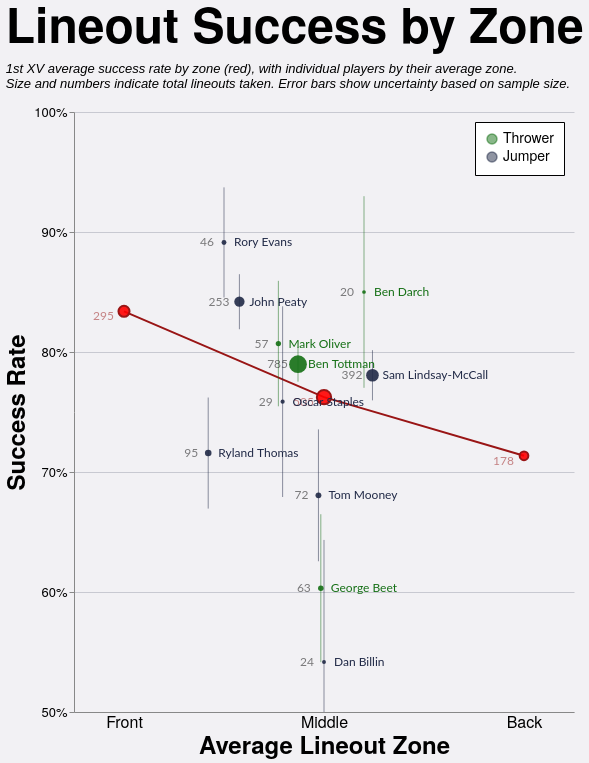

Write the Vega-Lite specification saved for this chart.
### Vega-Lite specification from a JSON file in a GitHub repository (floating-point values rounded to 4 significant figures)
{"config": {"axis": {"labelFont": "PT Sans Narrow, Helvetica Neue, Helvetica, Arial, sans-serif", "titleFont": "PT Sans Narrow, Helvetica Neue, Helvetica, Arial, sans-serif", "labelFontSize": 13, "titleFontSize": 24, "gridColor": "#202947", "gridOpacity": 0.2, "zindex": 1}, "text": {"font": "Lato, sans-serif"}, "bar": {"cornerRadiusEnd": 5}, "header": {"labelFont": "PT Sans Narrow, Helvetica Neue, Helvetica, Arial, sans-serif", "titleFont": "PT Sans Narrow, Helvetica Neue, Helvetica, Arial, sans-serif", "labelFontSize": 24, "titleFontSize": 28, "labelFontWeight": "bold", "orient": "left"}, "legend": {"labelFont": "PT Sans Narrow, Helvetica Neue, Helvetica, Arial, sans-serif", "titleFont": "PT Sans Narrow, Helvetica Neue, Helvetica, Arial, sans-serif", "labelFontSize": 14, "titleFontSize": 16, "titlePadding": 5, "fillColor": "white", "strokeColor": "black", "padding": 10, "titleFontWeight": "lighter", "titleFontStyle": "italic", "titleColor": "gray", "offset": 10}, "title": {"font": "PT Sans Narrow, Helvetica Neue, Helvetica, Arial, sans-serif", "fontSize": 48, "fontWeight": "bold", "anchor": "start", "align": "center", "titlePadding": 20, "subtitlePadding": 10, "subtitleFontSize": 13, "subtitleColor": "", "subtitleFontStyle": "italic", "offset": 15, "color": "black"}, "axisX": {"labelAngle": 0}, "facet": {"title": null, "header": null, "align": {"row": "each", "column": "each"}}, "resolve": {"scale": {"y": "independent", "facet": "independent"}}, "background": "#f2f1f4", "scale": {"offsetBandPaddingOuter": 0.2, "offsetBandPaddingInner": 0.1}, "view": {"stroke": null, "background": "transparent"}}, "layer": [{"mark": {"type": "line", "color": "#991515"}, "encoding": {"x": {"axis": {"grid": false, "labelExpr": "datum.value == 1 ? 'Front' : datum.value == 2 ? 'Middle' : 'Back'", "labelFontSize": 16, "tickCount": 3, "ticks": false, "values": [1, 2, 3]}, "field": "zone", "scale": {"domain": [0.75, 3.25], "nice": false}, "title": "Average Lineout Zone", "type": "quantitative"}, "y": {"axis": {"format": "%", "tickCount": 5}, "field": "pct_won", "scale": {"domain": [0.5, 1.0]}, "title": "Success Rate", "type": "quantitative"}}}, {"mark": {"type": "point", "color": "#991515", "fill": "red", "fillOpacity": 0.9}, "encoding": {"size": {"field": "total", "legend": null, "scale": {"domain": [10, 1000], "range": [10, 400]}, "type": "quantitative"}, "x": {"axis": {"grid": false, "labelExpr": "datum.value == 1 ? 'Front' : datum.value == 2 ? 'Middle' : 'Back'", "labelFontSize": 16, "tickCount": 3, "ticks": false, "values": [1, 2, 3]}, "field": "zone", "scale": {"domain": [0.75, 3.25], "nice": false}, "title": "Average Lineout Zone", "type": "quantitative"}, "y": {"axis": {"format": "%", "tickCount": 5}, "field": "pct_won", "scale": {"domain": [0.5, 1.0]}, "title": "Success Rate", "type": "quantitative"}}}, {"mark": {"type": "text", "align": "right", "color": "#991515", "dx": -10, "dy": 5, "opacity": 0.5}, "encoding": {"size": {"value": 12}, "text": {"field": "total", "type": "quantitative"}, "x": {"axis": {"grid": false, "labelExpr": "datum.value == 1 ? 'Front' : datum.value == 2 ? 'Middle' : 'Back'", "labelFontSize": 16, "tickCount": 3, "ticks": false, "values": [1, 2, 3]}, "field": "zone", "scale": {"domain": [0.75, 3.25], "nice": false}, "title": "Average Lineout Zone", "type": "quantitative"}, "y": {"axis": {"format": "%", "tickCount": 5}, "field": "pct_won", "scale": {"domain": [0.5, 1.0]}, "title": "Success Rate", "type": "quantitative"}}}, {"data": {"name": "data-b62a5a433ab4204a78cb831521a550c6"}, "mark": {"type": "errorbar", "opacity": 0.5}, "encoding": {"color": {"field": "player_type", "legend": {"orient": "top-right"}, "scale": {"domain": ["Thrower", "Jumper"], "range": ["#146f14", "#202946"]}, "title": null, "type": "nominal"}, "size": {"field": "total", "legend": null, "scale": {"domain": [10, 1000], "range": [10, 400]}, "type": "quantitative"}, "tooltip": [{"field": "player_type", "type": "nominal"}, {"field": "player", "type": "nominal"}, {"field": "total", "type": "quantitative"}, {"field": "won", "type": "quantitative"}, {"field": "pct_won", "format": ".1%", "type": "quantitative"}, {"field": "avg_zone", "type": "quantitative"}], "x": {"field": "avg_zone", "type": "quantitative"}, "y": {"field": "ymin", "scale": {"clamp": true}, "title": "Success Rate", "type": "quantitative"}, "y2": {"field": "ymax", "title": null}}, "transform": [{"calculate": "datum.pct_won - datum.error_margin", "as": "ymin"}, {"calculate": "datum.pct_won + datum.error_margin", "as": "ymax"}]}, {"data": {"name": "data-b62a5a433ab4204a78cb831521a550c6"}, "mark": {"type": "circle", "fillOpacity": 0.9, "opacity": 1.0, "size": 100}, "encoding": {"color": {"field": "player_type", "legend": {"orient": "top-right"}, "scale": {"domain": ["Thrower", "Jumper"], "range": ["#146f14", "#202946"]}, "title": null, "type": "nominal"}, "size": {"field": "total", "legend": null, "scale": {"domain": [10, 1000], "range": [10, 400]}, "type": "quantitative"}, "tooltip": [{"field": "player_type", "type": "nominal"}, {"field": "player", "type": "nominal"}, {"field": "total", "type": "quantitative"}, {"field": "won", "type": "quantitative"}, {"field": "pct_won", "format": ".1%", "type": "quantitative"}, {"field": "avg_zone", "type": "quantitative"}], "x": {"field": "avg_zone", "title": "Average Lineout Zone", "type": "quantitative"}, "y": {"field": "pct_won", "title": "Success Rate", "type": "quantitative"}}}, {"data": {"name": "data-b62a5a433ab4204a78cb831521a550c6"}, "mark": {"type": "text", "align": "left", "dx": 10}, "encoding": {"color": {"field": "player_type", "legend": {"orient": "top-right"}, "scale": {"domain": ["Thrower", "Jumper"], "range": ["#146f14", "#202946"]}, "title": null, "type": "nominal"}, "size": {"value": 12}, "text": {"field": "player", "type": "nominal"}, "tooltip": [{"field": "player_type", "type": "nominal"}, {"field": "player", "type": "nominal"}, {"field": "total", "type": "quantitative"}, {"field": "won", "type": "quantitative"}, {"field": "pct_won", "format": ".1%", "type": "quantitative"}, {"field": "avg_zone", "type": "quantitative"}], "x": {"field": "avg_zone", "title": "Average Lineout Zone", "type": "quantitative"}, "y": {"field": "pct_won", "title": "Success Rate", "type": "quantitative"}}}, {"data": {"name": "data-b62a5a433ab4204a78cb831521a550c6"}, "mark": {"type": "text", "align": "right", "dx": -10, "opacity": 0.5}, "encoding": {"color": {"value": "black"}, "size": {"value": 12}, "text": {"field": "total", "type": "quantitative"}, "tooltip": [{"field": "player_type", "type": "nominal"}, {"field": "player", "type": "nominal"}, {"field": "total", "type": "quantitative"}, {"field": "won", "type": "quantitative"}, {"field": "pct_won", "format": ".1%", "type": "quantitative"}, {"field": "avg_zone", "type": "quantitative"}], "x": {"field": "avg_zone", "title": "Average Lineout Zone", "type": "quantitative"}, "y": {"field": "pct_won", "title": "Success Rate", "type": "quantitative"}}}], "data": {"name": "data-be1959f86f585bdb1f265c5e9cac1d23"}, "height": 600, "resolve": {"scale": {"x": "shared", "y": "shared"}}, "title": {"text": "Lineout Success by Zone", "subtitle": ["1st XV average success rate by zone (red), with individual players by their average zone.", "Size and numbers indicate total lineouts taken. Error bars show uncertainty based on sample size."]}, "width": 500, "$schema": "https://vega.github.io/schema/vega-lite/v5.20.1.json", "datasets": {"data-be1959f86f585bdb1f265c5e9cac1d23": [{"zone": 1, "total": 295, "won": 246, "pct_won": 0.8339}, {"zone": 2, "total": 505, "won": 385, "pct_won": 0.7624}, {"zone": 3, "total": 178, "won": 127, "pct_won": 0.7135}], "data-b62a5a433ab4204a78cb831521a550c6": [{"player_type": "Jumper", "player": "Dan Billin", "total": 24, "won": 13, "pct_won": 0.5417, "error_margin": 0.1017, "avg_zone": 2.0}, {"player_type": "Jumper", "player": "John Peaty", "total": 253, "won": 213, "pct_won": 0.8419, "error_margin": 0.02294, "avg_zone": 1.577}, {"player_type": "Jumper", "player": "Oscar Staples", "total": 29, "won": 22, "pct_won": 0.7586, "error_margin": 0.07946, "avg_zone": 1.793}, {"player_type": "Jumper", "player": "Rory Evans", "total": 46, "won": 41, "pct_won": 0.8913, "error_margin": 0.04589, "avg_zone": 1.5}, {"player_type": "Jumper", "player": "Ryland Thomas", "total": 95, "won": 68, "pct_won": 0.7158, "error_margin": 0.04628, "avg_zone": 1.421}, {"player_type": "Jumper", "player": "Sam Lindsay-McCall", "total": 392, "won": 306, "pct_won": 0.7806, "error_margin": 0.0209, "avg_zone": 2.242}, {"player_type": "Jumper", "player": "Tom Mooney", "total": 72, "won": 49, "pct_won": 0.6806, "error_margin": 0.05495, "avg_zone": 1.972}, {"player_type": "Thrower", "player": "Ben Darch", "total": 20, "won": 17, "pct_won": 0.85, "error_margin": 0.07984, "avg_zone": 2.2}, {"player_type": "Thrower", "player": "Ben Tottman", "total": 785, "won": 620, "pct_won": 0.7898, "error_margin": 0.01454, "avg_zone": 1.87}, {"player_type": "Thrower", "player": "George Beet", "total": 63, "won": 38, "pct_won": 0.6032, "error_margin": 0.06164, "avg_zone": 1.984}, {"player_type": "Thrower", "player": "Mark Oliver", "total": 57, "won": 46, "pct_won": 0.807, "error_margin": 0.05227, "avg_zone": 1.772}]}}
